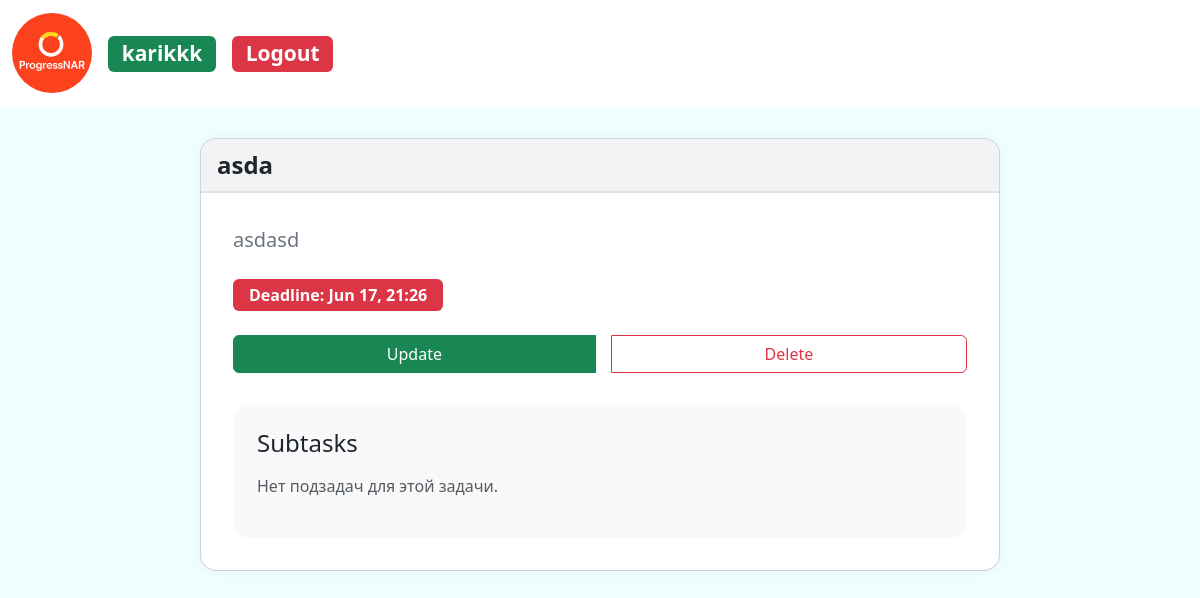
The app's page /task/832bb5c0ea014ce8ab94c95beec8c96c/ (signed in) with its own data.
### todoApp_main/models.py (models this page shows, shortened)
class Task(models.Model):
    class Status(models.TextChoices):
        BACKLOG = 'backlog', 'Backlog'
        IN_PROGRESS = 'in_progress', 'In Progress'
        DONE = 'done', 'Done'
        EXPIRED = 'expired', 'Expired'
    class Priority(models.TextChoices):
        LOW = 'low', 'Low'
        MEDIUM = 'medium', 'Medium'
        HIGH = 'high', 'High'
    user = models.ForeignKey(User, on_delete=models.CASCADE,blank=True)
    id = models.UUIDField(primary_key = True,default = uuid.uuid4,editable = False)
    title = models.CharField(max_length = 100)
    description = models.TextField(null = False,blank = True)
    responsible_user = models.ManyToManyField(  # Изменил название поля
        User,
        blank=True,
        related_name='responsible_users',
    )
    status = models.CharField(
        max_length = 20,
        choices = Status.choices,
        default = Status.BACKLOG
    )
    priority = models.CharField(
        max_length = 20,
        choices = Priority.choices,
        default = Priority.MEDIUM
    )
    deadline = models.DateTimeField()
    created_at = models.DateTimeField(auto_now_add = True)
    updated_at = models.DateTimeField(auto_now = True)
    class Meta:
        ordering = ['-updated_at']

### todoApp_main/views.py (the view)
# urls.py: path('task/<str:pk>/',views.task,name='task'),
@login_required(login_url='login')
def task(request,pk):
    task = Task.objects.get(id = pk)
    sub_tasks = SubTask.objects.filter(parent_task = pk)
    context = {'task': task, 'subtask' : sub_tasks}
    return render(request,'todoApp_main/task.html',context)

### todoApp_main/templates/todoApp_main/task.html (shortened to what this page needs)
{% extends 'main.html' %}
{% block content %}
<div class="card task-detail-card">
  <div class="card-header">
    {{ task.title }}
  </div>
  <div class="card-body">
    <blockquote class="blockquote mb-4">
      <p class="fs-5 text-secondary">{{ task.description }}</p>
    </blockquote>
    <h5>
      <span class="badge bg-danger deadline-badge">
        Deadline: {{ task.deadline|date:"M d, H:i" }}
      </span>
    </h5>
    <div class="btn-group">
      <a href="{% url 'task_update' task.id %}" class="btn btn-success">Update</a>
      <a href="{% url 'task_delete' task.id %}" class="btn btn-outline-danger">Delete</a>
    </div>
    <div class="subtasks-section">
      <h4>Subtasks</h4>
      {% for stask in subtask %}
        <div class="form-check mb-2">
          <input class="form-check-input" type="checkbox" {% if stask.is_done %}checked{% endif %} disabled>
          <label class="form-check-label {% if stask.is_done %}text-decoration-line-through text-muted{% endif %}">
            {{ stask.title }}
          </label>
        </div>
      {% empty %}
        <p class="text-muted">Нет подзадач для этой задачи.</p>
      {% endfor %}
    </div>
  </div>
</div>
{% endblock %}

### templates/navbar.html (shortened to what this page needs)
{% load static %}
<nav class="navbar navbar-expand-lg bg-body-tertiary">
  <div class="container-fluid">
    <a class="navbar-brand" href="/"><img class="circle-img" src="{% static 'images/project-icon-1.png'%}" width="100" height="100"> </a>
    <div class="collapse navbar-collapse" id="navbarSupportedContent">
      <ul class="navbar-nav me-auto mb-2 mb-lg-0">
        {% if request.user.is_authenticated %}
        <h3 class="mb-2 mb-md-0 me-3">
          <span class="badge text-bg-success"> {{ user.username }}</span>
        </h3>
         <h3 class="mb-2 mb-md-0">
          <span class="badge text-bg-danger">  <a class="custom-link" class="nav-link" href="{% url 'logout' %}">Logout</a></span>
        </h3>
        {% else %}
        <h3 class="mb-2 mb-md-0">
          <span class="badge text-bg-success">  <a class="custom-link" class="nav-link" href="{% url 'login' %}">Login</a></span>
        </h3>
        {% endif %}
      </ul>
    </div>
  </div>
</nav>

### static/styles/main.css (style rules this page uses)
p { color: black; }
body { background-color: azure; }
a { text-decoration: none; }
.circle-img { width: 80px; height: 80px; border-radius: 50%; object-fit: cover; }
.navbar { background-color: white !important; }
.custom-link { color: white; }

### todoApp_main/templates/todoApp_main/task.html (style rules this page uses)
.task-detail-card { max-width: 800px; margin: 2rem auto; border-radius: 1rem; box-shadow: 0 0 20px rgba(0,0,0,0.05); background-color: #ffffff; }
.task-detail-card .card-header { font-size: 1.5rem; font-weight: bold; background-color: #f1f3f5; border-bottom: 2px solid #dee2e6; border-radius: 1rem 1rem 0 0; }
.task-detail-card .card-body { padding: 2rem; }
.task-detail-card .deadline-badge { font-size: 1rem; padding: 0.5rem 1rem; }
.task-detail-card .btn-group { display: flex; gap: 1rem; margin-top: 1.5rem; }
.subtasks-section { margin-top: 2rem; padding: 1.5rem; background-color: #f8f9fa; border-radius: 1rem; }
.subtasks-section h4 { margin-bottom: 1rem; }

### records on screen
Task: title "asda", description "asdasd", deadline "Jun 17, 21:26"

### other values on screen
{{ user.username }} "karikkk"
